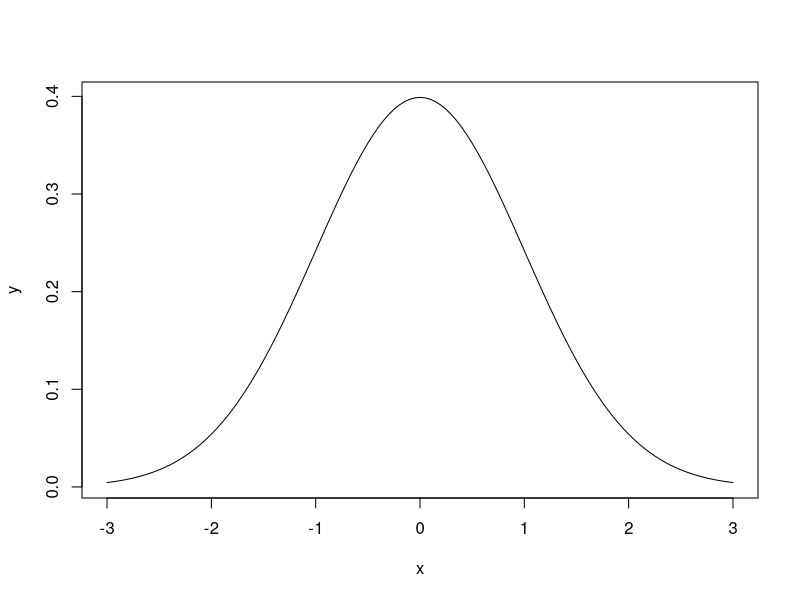
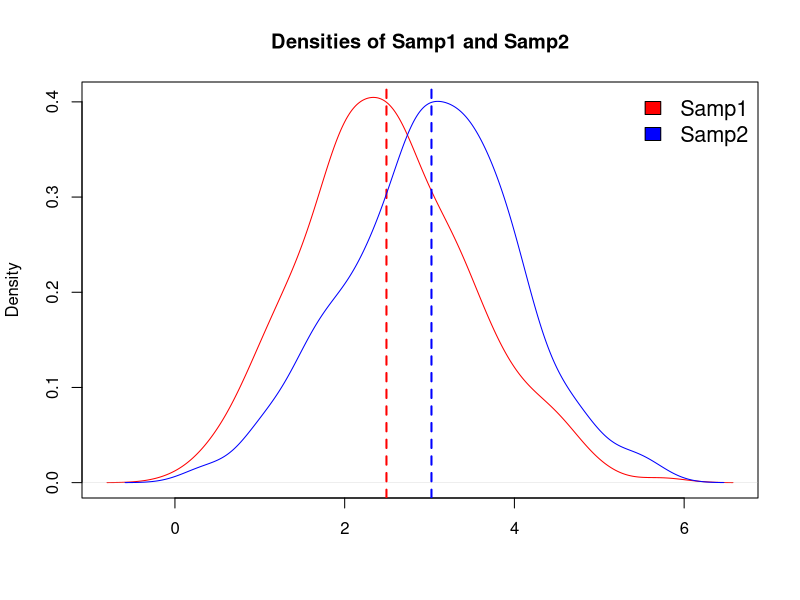

Write the R code that produced these figures, in order. (Note: this script raises an error after producing the figures.)
## ---- chunk 1
knitr::opts_chunk$set(echo = FALSE)
setwd("./dev/IDA-with-R")
## ---- chunk 2
str(dnorm) # normal pdf
dnorm(x = 0, mean = 0, sd = 1)
## ---- chunk 3
x <- seq(from = -3, to = 3, by = 0.05)
y <- dnorm(x, mean = 0, sd = 1)
plot(x, y, type = "l")
## ---- chunk 4
str(rnorm) # generate random number from normal dist
rnorm(10, mean = 0, sd = 1)
## ---- chunk 5
str(pnorm) # normal CDF
pnorm(0, mean = 0, sd = 1) # Pr[X <= 0] = ?
## ---- chunk 6
str(qnorm) # normal quantile func
qnorm(0.975, mean = 0, sd = 1) # PR[X <= ?] = 0.975
## ---- chunk 7
set.seed(123)
oneSampData <- rnorm(100, mean = 0, sd = 1)

mean(oneSampData)
sd(oneSampData)
## ---- chunk 8
oneSampTest.0 <- t.test(oneSampData) 
oneSampTest.0
## ---- chunk 9
names(oneSampTest.0) 
oneSampTest.0$statistic
oneSampTest.0$estimate
## ---- chunk 10
a <- 0.3
oneSampTest.mu <- t.test(oneSampData, mu = a)
oneSampTest.mu
## ---- chunk 11
Samp1 <- rnorm(300, mean = 2.5, sd = 1)
Samp2 <- rnorm(500, mean = 3.0, sd = 1) # notice: not the same sample size
plot(density(Samp1), col="red", main="Densities of Samp1 and Samp2", xlab="")
abline(v = mean(Samp1), col = "red", lwd = 2, lty=2)
lines(density(Samp2), col="blue")
abline(v = mean(Samp2), col = "blue", lwd = 2, lty = 2)
legend("topright", legend = c("Samp1", "Samp2"),
       fill = c("red","blue"), bty = "n", cex = 1.3)
## ---- chunk 12
t.test(Samp1, Samp2)  # default assump: unequal variances
## ---- chunk 13
t.test(Samp1, Samp2, var.equal = TRUE)  # default assump: unequal variances
## ---- chunk 14
t.test(Samp1, Samp2[1:300], paired = TRUE) # must be of the same sample size
## ---- chunk 15
prestige <- read.csv(file="./data/prestige_v2.csv")
summary(prestige)
## ---- chunk 16
Prestige[is.na(Prestige$type),]
## ---- chunk 17
ind <- which(is.na(Prestige$type))  # gives index numbers of the NAs in the vector
rbind(index=ind, name=rownames(Prestige)[ind])  # print index with rowname
## ---- chunk 18
ind.ch <- ind[-1]
Prestige[ind.ch,"type"] <- rep("bc", 3)
summary(Prestige$type)
## ---- chunk 19
Prestige <- na.omit(Prestige) 
summary(Prestige$type)
## ---- chunk 20
hist(Prestige$prestige, col = "grey", 
     main = "Histogram of Prestige Score", xlab = "Prestige Score")
## ---- chunk 21
plot(Prestige$education, Prestige$prestige,
     main = "Prestige Score by Education",
     xlab = "Ave. Years of Education", ylab = "Prestige Score")
## ---- chunk 22
plot(Prestige$education, Prestige$prestige,
     main = "Prestige Score by Education",
     xlab = "Avg Years of Education", ylab = "Prestige Score")
abline(reg = lm(prestige ~ education, data = Prestige), col = "red", lwd = 2)
lines(lowess(Prestige$education, Prestige$prestige), col = "blue", lty = 2, lwd = 2)
legend("topleft",legend = c("Regression Line", "Smoother"), col = c("red","blue"),
       lwd = c(2,2), lty = c(1,2), bty = "n")
## ---- chunk 23
# Use direct ordering of the varaibles to control how they are plotted
scatterplotMatrix(Prestige[,c("prestige","education","income","women")])
## ---- chunk 24
boxplot(prestige ~ type, data = Prestige, col = "grey",
        main = "Distribution of Prestige Score by Types",
        xlab = "Occupation Types", ylab = "Prestige Score")
## ---- chunk 25
myReg <- lm(prestige ~ education + income + women, data = Prestige)
myReg
names(myReg)
## ---- chunk 26
summary(myReg)
## ---- chunk 27
sum.myReg = summary(myReg)
names(sum.myReg) # show different contents

names(myReg) # this is what we had previously
## ---- chunk 28
confint(myReg, 'income', level=0.95)
## ---- chunk 29
confint(myReg, level=0.95)
## ---- chunk 30
mod = update(myReg, ~ . + type); summary(mod)
## ---- chunk 31
levels(Prestige$type)
Prestige$type = relevel(Prestige$type, "prof")

levels(Prestige$type)
## ---- chunk 32
mod = update(myReg, ~ . + type); summary(mod)
## ---- chunk 33
par(mfrow = c(2, 2), oma = c(0, 0, 2, 0))
plot(myReg)
## ---- chunk 34
newData = data.frame(education=13.2, income=12000, women=12)
predict(myReg, newData, interval="predict")
